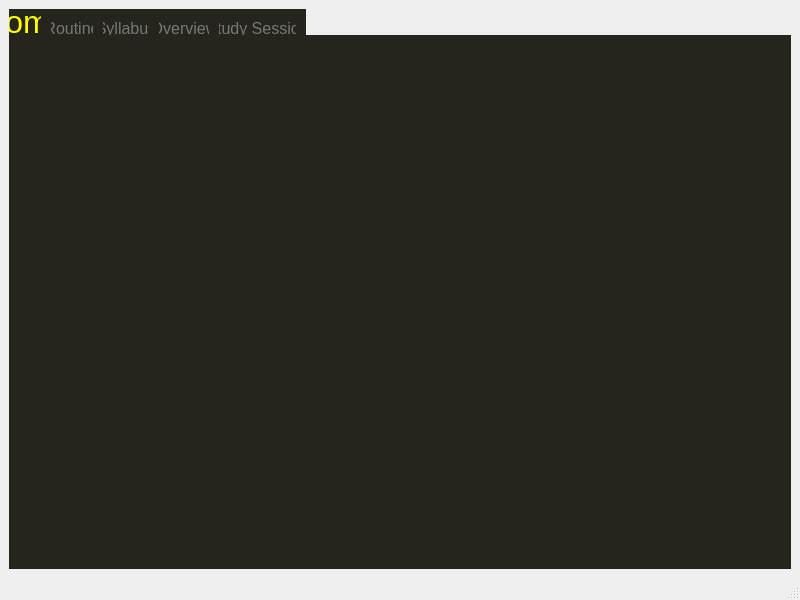
<?xml version="1.0" encoding="UTF-8"?>
<ui version="4.0">
 <class>HomePage</class>
 <widget class="QMainWindow" name="HomePage">
  <property name="geometry">
   <rect>
    <x>0</x>
    <y>0</y>
    <width>800</width>
    <height>600</height>
   </rect>
  </property>
  <property name="windowTitle">
   <string>MainWindow</string>
  </property>
  <property name="styleSheet">
   <string notr="true">background-color: rgb(37, 37, 29);

QTabBar::tab 
{
    font-size: 16px;
    font-family: 'Inter';
    color: #777777;
	padding-top: 10px;
	padding-bottom: 2px;
}
QTabBar::tab:selected
{
    font-weight: semibold;
    font-size: 32px;
    color: #FFFF00;
}
QTabWidget::pane
{
    border: none;
}</string>
  </property>
  <widget class="QWidget" name="centralwidget">
   <layout class="QHBoxLayout" name="horizontalLayout">
    <item>
     <widget class="QTabWidget" name="tabWidget">
      <property name="contextMenuPolicy">
       <enum>Qt::ContextMenuPolicy::DefaultContextMenu</enum>
      </property>
      <property name="styleSheet">
       <string notr="true">QTabBar::tab:!selected:hover
{
	color: #aaaaaa;
}
QTabBar::tab
{
	padding-right: 10px;
}
QTabBar::tab:!selected
{
    font-size: 16px;
    font-family: 'Inter';
    color: #777777;
	padding-top: 12px;
	padding-bottom: 0px;
}
QTabBar::tab:selected
{
    font: 600 9pt &quot;Inter&quot;;
    font-size: 32px;
    color: #FFFF00;
}
QTabWidget::pane, QTabBar::tab
{
    background-color: rgb(37, 37, 29);
    border: none;
}</string>
      </property>
      <property name="currentIndex">
       <number>0</number>
      </property>
      <property name="elideMode">
       <enum>Qt::TextElideMode::ElideNone</enum>
      </property>
      <property name="documentMode">
       <bool>false</bool>
      </property>
      <property name="movable">
       <bool>false</bool>
      </property>
      <property name="tabBarAutoHide">
       <bool>false</bool>
      </property>
      <widget class="QWidget" name="tab">
       <attribute name="title">
        <string>Home</string>
       </attribute>
      </widget>
      <widget class="QWidget" name="tab_2">
       <attribute name="title">
        <string>Routine</string>
       </attribute>
      </widget>
      <widget class="QWidget" name="tab_5">
       <attribute name="title">
        <string>Syllabus</string>
       </attribute>
      </widget>
      <widget class="QWidget" name="tab_6">
       <attribute name="title">
        <string>Overview</string>
       </attribute>
      </widget>
      <widget class="QWidget" name="tab_7">
       <attribute name="title">
        <string>Study Session</string>
       </attribute>
      </widget>
     </widget>
    </item>
   </layout>
  </widget>
  <widget class="QMenuBar" name="menubar">
   <property name="geometry">
    <rect>
     <x>0</x>
     <y>0</y>
     <width>800</width>
     <height>33</height>
    </rect>
   </property>
  </widget>
  <widget class="QStatusBar" name="statusbar"/>
 </widget>
 <resources/>
 <connections/>
</ui>
